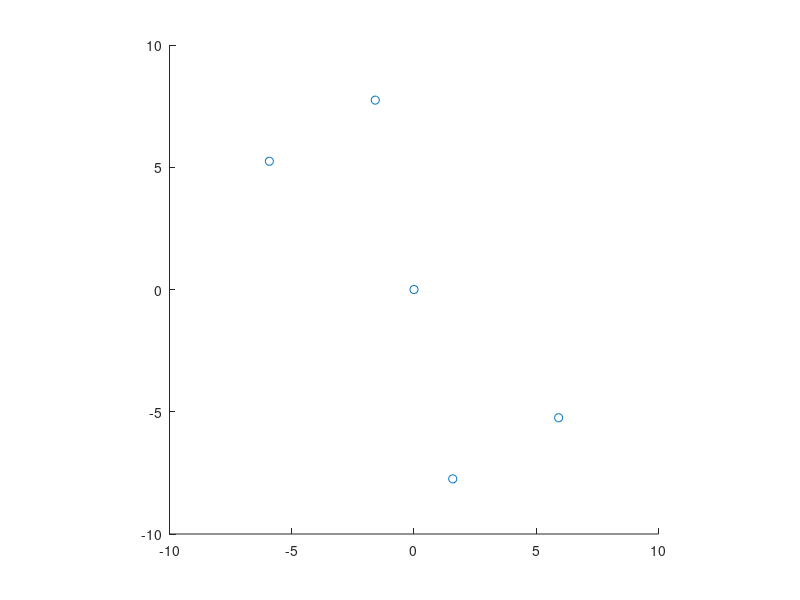

Source code (MATLAB):
width = 15;
height = 5;

half_width = width * 0.5;
half_height = height * 0.5;

rotation = pi/3;
#rotation = 0;

x_traversel_cos = cos(rotation) * half_width;
x_traversel_sin = sin(rotation) * half_width;

y_traversel_cos = cos(rotation + (pi/2)) * half_height;
y_traversel_sin = sin(rotation + (pi/2)) * half_height;

# top-left
x0 = -x_traversel_cos + y_traversel_cos
y0 =  x_traversel_sin - y_traversel_sin

# top-right
x1 =  x_traversel_cos + y_traversel_cos
y1 = -x_traversel_sin - y_traversel_sin

# bottom-right
x2 =  x_traversel_cos - y_traversel_cos
y2 = -x_traversel_sin + y_traversel_sin

# bottom-left
x3 = -x_traversel_cos - y_traversel_cos
y3 =  x_traversel_sin + y_traversel_sin


x_zero = 0
y_zero = 0


x_axis = [x_zero, x0, x1, x2, x3];
y_axis = [y_zero, y0, y1, y2, y3];

scatter(x_axis, y_axis);
axis equal;
axis([-10 10 -10 10]);
